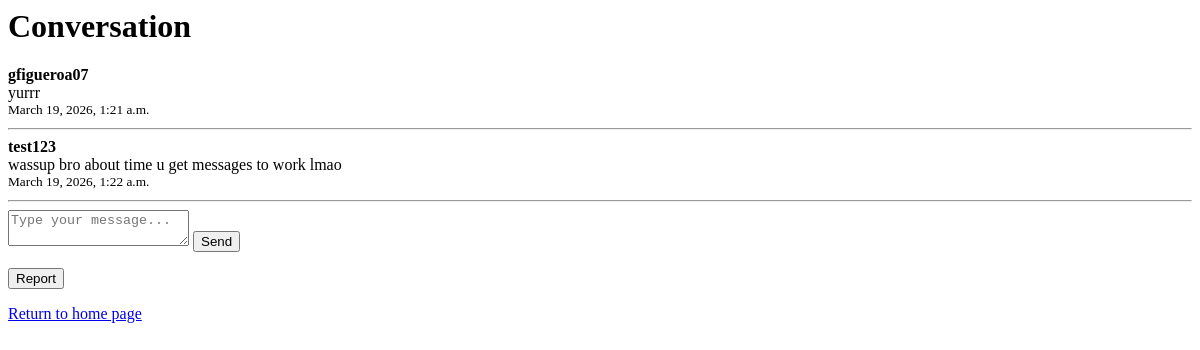
The page /conversation/3/ (signed in) on the database as committed earlier.
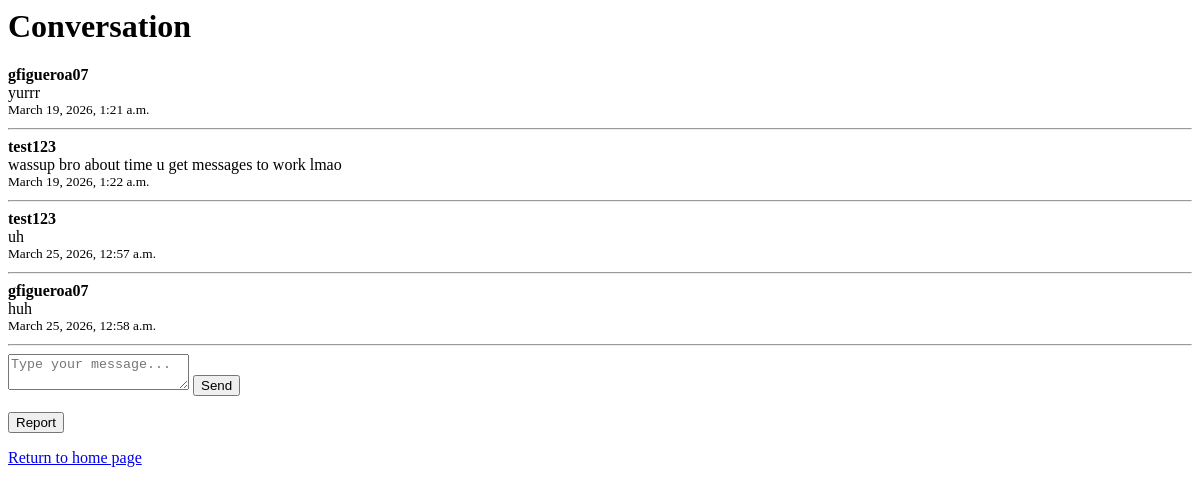
The same page on the database as committed later.
### users/models.py (models this page shows)
class  Message(models.Model):
    conversation = models.ForeignKey(Conversation,  on_delete=models.CASCADE, related_name='messages')
    sender = models.ForeignKey(User, on_delete=models.CASCADE, related_name='sent_messages')
    content = models.TextField()
    timestamp = models.DateTimeField(auto_now_add=True)
    created_at = models.DateTimeField(auto_now_add=True)
    is_read = models.BooleanField(default=False)
    class Meta:
        ordering = ['timestamp']

### users/views.py (the view, shortened to what this page needs)
# urls.py: path('conversation/<int:convo_id>/', users.views.conversation_detail, name='conversation_details'),
@login_required
def conversation_detail(request, convo_id):
    conversation = get_object_or_404(Conversation, id=convo_id)
    if request.user != conversation.applicant and request.user != conversation.job.profile.user:
        return redirect('job_details', conversation.job.id)
    convo_messages = conversation.messages.all().order_by('timestamp')
    convo_messages.filter(is_read=False).exclude(sender=request.user).update(is_read=True)
    return render(request, 'users/conversation.html', {
        'conversation': conversation,
        'convo_messages': convo_messages,
    })

### users/context_processors.py (called while the page is built)
def unread_messages(request):
    if request.user.is_authenticated:
        conversations = Conversation.objects.filter(
            messages__is_read=False
        ).exclude(messages__sender=request.user).distinct()
        count = conversations.count()
    else:
        count = 0
    return {'unread_count': count}

### users/templates/users/conversation.html (shortened to what this page needs)
<h1>Conversation</h1>
<div>
    {% if convo_messages %}
    {% for message in convo_messages %}
        <div style="margin-bottom: 10px;">
            <strong>{{ message.sender.username }}</strong><br>
            {{ message.content }}<br>
            <small>{{ message.timestamp }}</small>
        </div>
        <hr>
    {% endfor %}
{% else %}
    <p>No messages yet.</p>
{% endif %}
</div>
<form method="POST" action="{% url 'conversation_details' conversation.id %}">
    <textarea name="content" placeholder="Type your message..."></textarea>
    <button type="submit">Send</button>
</form>
<form method="post" action="{% url 'convo_report' conversation.id %}">
    <button type="submit">Report</button>
</form>
<p><a href="/">Return to home page</a></p>

Rows that differ between the two databases and show on the page:
added Message: sender.username "test123", content "uh", timestamp "March 25, 2026, 12:57 a.m."
added Message: sender.username "gfigueroa07", content "huh", timestamp "March 25, 2026, 12:58 a.m."
